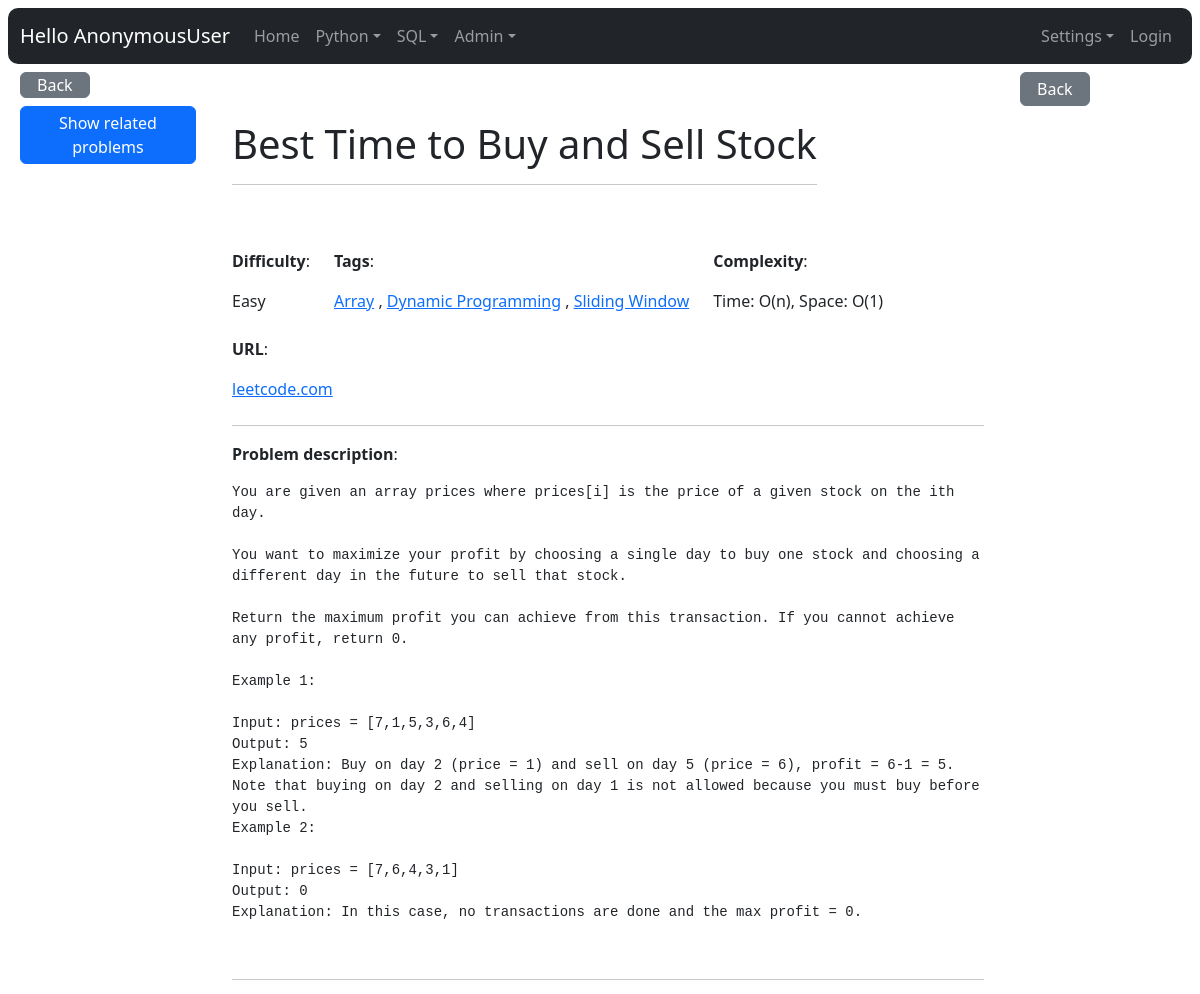
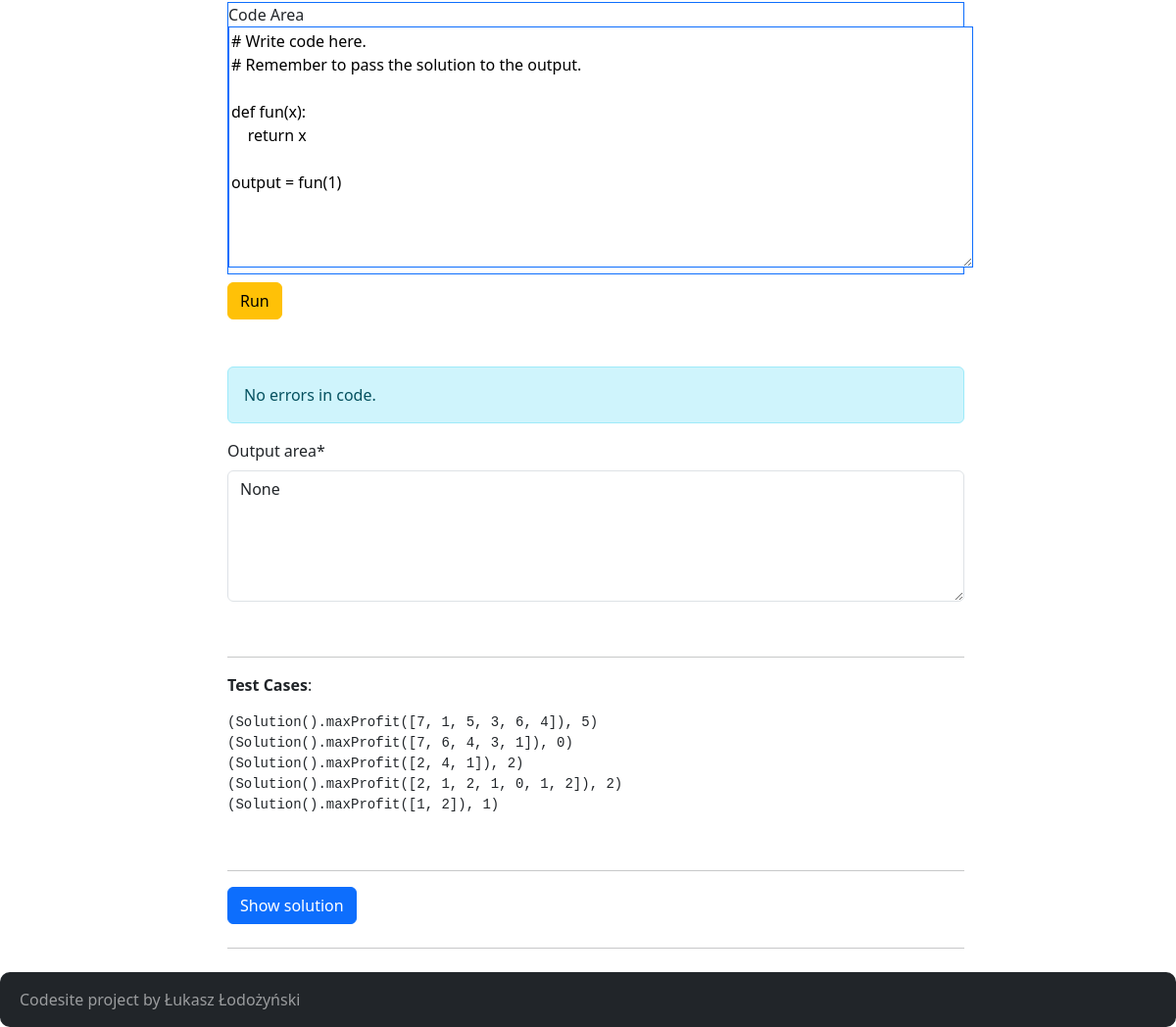
The page /python/23/ on the database its author committed (2 pictures, top to bottom).
### python_problems/models.py (models this page shows, shortened)
class Problem(models.Model):
    tags = models.ManyToManyField("Tag")
    title = models.CharField(max_length=200)
    difficulty = models.ForeignKey(
        Difficulty, related_name="problems_difficulty", on_delete=models.DO_NOTHING)
    time_complexity = models.ForeignKey(
        Complexity, related_name="problems_time_complexity", on_delete=models.DO_NOTHING)
    space_complexity = models.ForeignKey(
        Complexity, related_name="problems_space_complexity", on_delete=models.DO_NOTHING)
    url = models.CharField(max_length=200)
    description = models.TextField(blank=False, null=False)
    is_solved = models.BooleanField(default=False)
    solution = models.TextField(blank=True, null=True)
    testcase = models.TextField(blank=True, null=True)

class Difficulty(models.Model):
    name = models.CharField(max_length=16)
    class Meta:
        verbose_name_plural = "Difficulties"
    def __str__(self) -> str:
        return self.name

class Tag(models.Model):
    name = models.CharField(max_length=20)
    class Meta:
        ordering = ("name", )

class Complexity(models.Model):
    name = models.CharField(max_length=10)
    class Meta:
        verbose_name_plural = "Complexities"
    def __str__(self) -> str:
        return self.name

### python_problems/views.py (the view, shortened to what this page needs)
# urls.py: path("<int:pk>/", views.ProblemDetailView.as_view(), name="detail"),
class ProblemDetailView(DetailView):
    model = Problem
    template_name = "python_problems/problem_detail.html"
    def get_context_data(self, **kwargs):
        context = super().get_context_data(**kwargs)
        problem = self.get_object()
        related_problems = Problem.objects.filter(
            tags__in=problem.tags.all()).exclude(pk=problem.pk).distinct()
        code = """# Write code here.
# Remember to pass the solution to the output.

def fun(x):
    return x

output = fun(1)"""
        output_form = OutputForm(initial={"output_area": "None"})
        context["tags"] = problem.tags.values_list("name", flat=True)
        context["related_problems"] = related_problems
        context["output_form"] = output_form
        context["code_text"] = code
        return context

### python_problems/forms.py
class OutputForm(forms.Form):
    output_area = forms.CharField(widget=forms.Textarea(
        attrs={"placeholder": "None", 'rows': 5, 'cols': 80}))

### core/context_processors.py (called while the page is built)
def settings(request):
    return {
        'settings': django_settings,
    }

### python_problems/templates/python_problems/problem_detail.html (shortened to what this page needs)
{% extends "core/base.html" %}
{% block content %}
  <div class="container-fluid m-2">
    <div class="row">
      <div class="col-md-2">
        <div class="col sticky-top">
          <div class="row">
            <div>
              <a href="{% url 'python_problems:index' %}"
                 class="btn btn-secondary px-3 py-0 mb-2">Back</a>
            </div>
          </div>
          <div class="row">
            <div>
              <button type="button"
                      class="btn btn-primary px-3 py-1 mb-2"
                      data-bs-toggle="collapse"
                      data-bs-target="#related">Show related problems</button>
            </div>
          </div>
        </div>
      </div>
      <div class="col-md-8">
        <div class="container">
          <div class="row">
            <div class="col-auto mb-5 mt-5">
              <h1>{{ problem.title }}</h1>
              <hr>
            </div>
            <div class="row">
              <div class="col-auto mb-2">
                <p>
                  <b>Difficulty</b>:
                  <p>{{ problem.difficulty }}</p>
                </p>
              </div>
              <div class="col-auto mb-2">
                <p>
                  <b>Tags</b>:
                  <p>
                    {% for tag in tags %}
                      <a href="{% url 'python_problems:index' %}?query={{ tag }}">{{ tag }}</a>
                      {% if not forloop.last %},{% endif %}
                    {% endfor %}
                  </p>
                </p>
              </div>
              <div class="col-auto mb-2">
                <p>
                  <b>Complexity</b>:
                </p>
                <p>Time: {{ problem.time_complexity }}, Space: {{ problem.space_complexity }}</p>
              </div>
              <div class="col-auto mb-2">
                <p>
                  <b>URL</b>:
                </p>
                <a href="{{ problem.url }}" target="_blank">{{ problem.url|slice:"8:20" }}</a>
              </div>
            </div>
          </div>
          <hr>
          <p>
            <b>Problem description</b>:
          </p>
          <pre style="white-space: pre-wrap">{{ problem.description }}</pre>
          <br>
          <hr>
          <form id="codeForm"
                action="{% url 'python_problems:detail' problem.id %}"
                method="POST"
                class="mb-5">
            <div class="code-area-container mb-2 border border-primary">
              <label for="id_code_area">Code Area</label>
              <textarea name="code_area"
                        id="id_code_area"
                        cols="80"
                        rows="10"
                        class="python-code  border border-primary">{{ code_text }}</textarea>
            </div>
            <link rel="stylesheet"
                  href="https://cdnjs.cloudflare.com/ajax/libs/codemirror/5.63.0/codemirror.min.css">
            <link rel="stylesheet"
                  href="https://cdn.jsdelivr.net/npm/codemirror@5.62.0/theme/monokai.css">
            <button id="submitButton" type="submit" class="btn btn-warning ">
              Run
            </button>
          </form>
          {% if output_form.output_area.value == "Error: 'output'" %}
            {% comment %} {{ output_form.output_area.value }} {% endcomment %}
            <div class="alert alert-warning">
              <strong>Warning!</strong> No <em>output</em> variable in Code Area.
            </div>
          {% elif "Error" in output_form.output_area.value %}
            <div>
              <div class="alert alert-warning">
                <strong>Warning!</strong> Error detected.
              </div>
            </div>
          {% else %}
            <div>
              <div class="alert alert-info">No errors in code.</div>
            </div>
          {% endif %}
          {% load crispy_forms_tags %}
          <form action="" class="mb-3">
            {{ output_form|crispy }}
          </form>
          <br>
          <hr>
          <p>
            <b>Test Cases</b>:
          </p>
          <pre>{{ problem.testcase }}</pre>
          <br>
          <hr>
          <button type="button"
                  class="btn btn-primary mb-2"
                  data-bs-toggle="collapse"
                  data-bs-target="#solution">Show solution</button>
          <br>
          <hr>
        </div>
      </div>
      <div class="col-md-2">
        <div class="row">
          <div>
            <a href="{% url 'python_problems:index' %}"
               class="btn btn-secondary px-3 py-1 mb-2">Back</a>
          </div>
        </div>
      </div>
    </div>
  </div>
{% endblock content %}

### rows shown on the page
Problem: title "Best Time to Buy and Sell Stock", difficulty "Easy", time_complexity "O(n)", space_complexity "O(1)", url "leetcode.com", description "You are given an array prices where prices[i] is the price of a given stock on the ith day. You want to maximize your profit by choosing a single day to buy one stock and choosing a different day in the future to sell that stock. Return the maximum profit you can achieve from this transaction. If you cannot achieve any profit, return 0. Example 1: Input: prices = [7,1,5,3,6,4] Output: 5 Explanation: Buy on day 2 (price = 1) and sell on day 5 (price = 6), profit = 6-1 = 5. Note that buying on day 2 and selling on day 1 is not allowed because you must buy before you sell. Example 2: Input: prices = [7,6,4,3,1] Output: 0 Explanation: In this case, no transactions are done and the max profit =…", testcase "(Solution().maxProfit([7, 1, 5, 3, 6, 4]), 5) (Solution().maxProfit([7, 6, 4, 3, 1]), 0) (Solution().maxProfit([2, 4, 1]), 2) (Solution().maxProfit([2, 1, 2, 1, 0, 1, 2]), 2) (Solution().maxProfit([1, 2]), 1)"
Tag: name "Array"
Tag: name "Dynamic Programming"
Tag: name "Sliding Window"

### other values the page prints
{{ request.user }} "AnonymousUser"
{{ settings.APP_NAME }} "Codesite"
